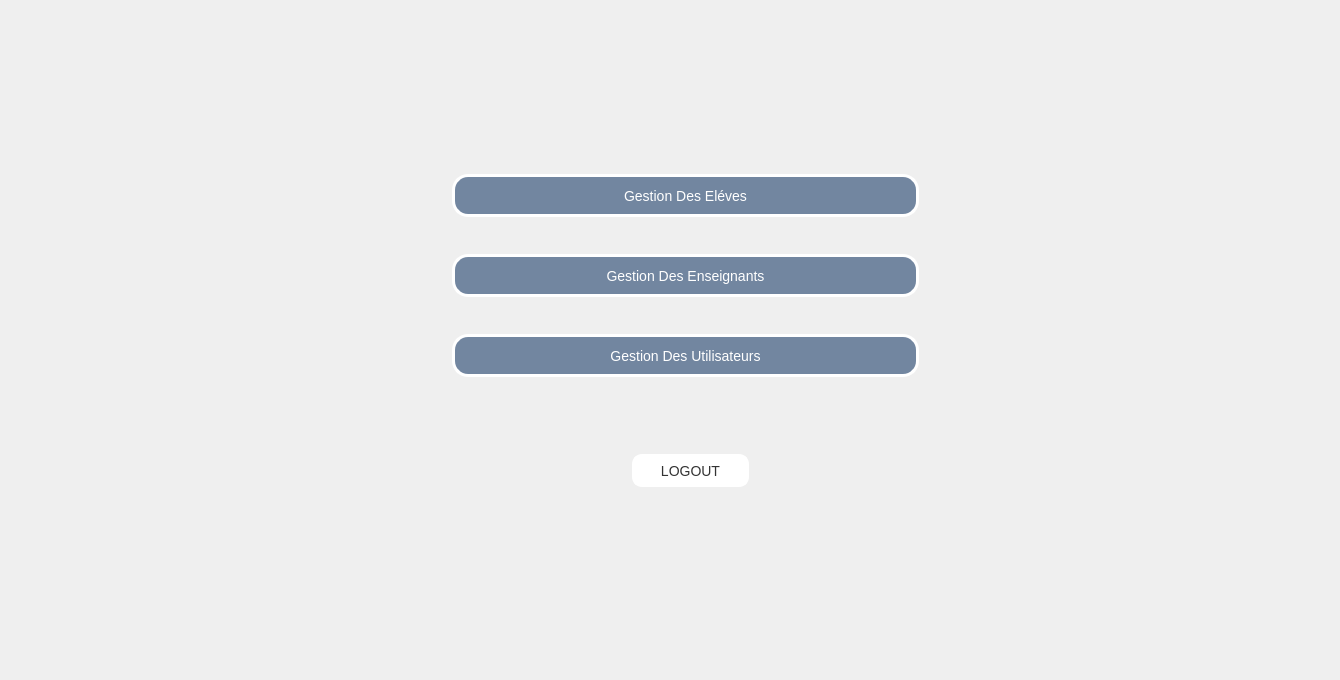
    <widget class="QWidget" name="menu">
     <widget class="QLabel" name="background2">
      <property name="geometry">
       <rect>
        <x>0</x>
        <y>0</y>
        <width>1331</width>
        <height>671</height>
       </rect>
      </property>
      <property name="text">
       <string/>
      </property>
      <property name="pixmap">
       <pixmap>../background.jpg</pixmap>
      </property>
     </widget>
     <widget class="QPushButton" name="button_EL">
      <property name="geometry">
       <rect>
        <x>450</x>
        <y>170</y>
        <width>471</width>
        <height>51</height>
       </rect>
      </property>
      <property name="styleSheet">
       <string notr="true">QPushButton {
	background-color:#7286A0 ; 
   border: none;
   color: white;
   padding: 10px 20px;
   text-align: center;
   text-decoration: none;
   display: inline-block;
   font-size: 14px;
   margin: 4px 2px;
   cursor: pointer;
   border-radius: 16px;
border : 3px solid white; 
}

QPushButton:hover {
   background-color: #EF829B;
font-color: white ; 

}</string>
      </property>
      <property name="text">
       <string>Gestion Des Eléves</string>
      </property>
      <property name="iconSize">
       <size>
        <width>30</width>
        <height>30</height>
       </size>
      </property>
     </widget>
     <widget class="QPushButton" name="button_EN">
      <property name="geometry">
       <rect>
        <x>450</x>
        <y>250</y>
        <width>471</width>
        <height>51</height>
       </rect>
      </property>
      <property name="styleSheet">
       <string notr="true">QPushButton {
	background-color:#7286A0 ; 
   border: none;
   color: white;
   padding: 10px 20px;
   text-align: center;
   text-decoration: none;
   display: inline-block;
   font-size: 14px;
   margin: 4px 2px;
   cursor: pointer;
   border-radius: 16px;
border : 3px solid white; 
}

QPushButton:hover {
   background-color: #EF829B;
font-color: white ; 

}</string>
      </property>
      <property name="text">
       <string>Gestion Des Enseignants</string>
      </property>
      <property name="iconSize">
       <size>
        <width>30</width>
        <height>30</height>
       </size>
      </property>
     </widget>
     <widget class="QPushButton" name="logout_menu">
      <property name="geometry">
       <rect>
        <x>630</x>
        <y>450</y>
        <width>121</width>
        <height>41</height>
       </rect>
      </property>
      <property name="styleSheet">
       <string notr="true">QPushButton {
   background-color: #fff;
   border: 2px solid white;
   color: #333;
   padding: 0 8px;
   text-align: center;
   text-decoration: none;
   display: inline-block;
   font-size: 14px;
   margin: 4px 2px;
   cursor: pointer;
   border-radius: 10px;



    
 
}

QPushButton:hover {
   background-color: #ec4c4c;
}


QPushButton::pressed
{
	background-color: #ec4c4c;

}</string>
      </property>
      <property name="text">
       <string>LOGOUT</string>
      </property>
      <property name="icon">
       <iconset resource="res.qrc">
        <normaloff>:/ico/icons/log-out.svg</normaloff>:/ico/icons/log-out.svg</iconset>
      </property>
      <property name="iconSize">
       <size>
        <width>20</width>
        <height>20</height>
       </size>
      </property>
     </widget>
     <widget class="QPushButton" name="button_UT">
      <property name="geometry">
       <rect>
        <x>450</x>
        <y>330</y>
        <width>471</width>
        <height>51</height>
       </rect>
      </property>
      <property name="styleSheet">
       <string notr="true">QPushButton {
	background-color:#7286A0 ; 
   border: none;
   color: white;
   padding: 10px 20px;
   text-align: center;
   text-decoration: none;
   display: inline-block;
   font-size: 14px;
   margin: 4px 2px;
   cursor: pointer;
   border-radius: 16px;
border : 3px solid white; 
}

QPushButton:hover {
   background-color: #EF829B;
font-color: white ; 

}</string>
      </property>
      <property name="text">
       <string>Gestion Des Utilisateurs</string>
      </property>
      <property name="iconSize">
       <size>
        <width>30</width>
        <height>30</height>
       </size>
      </property>
     </widget>
    </widget>
